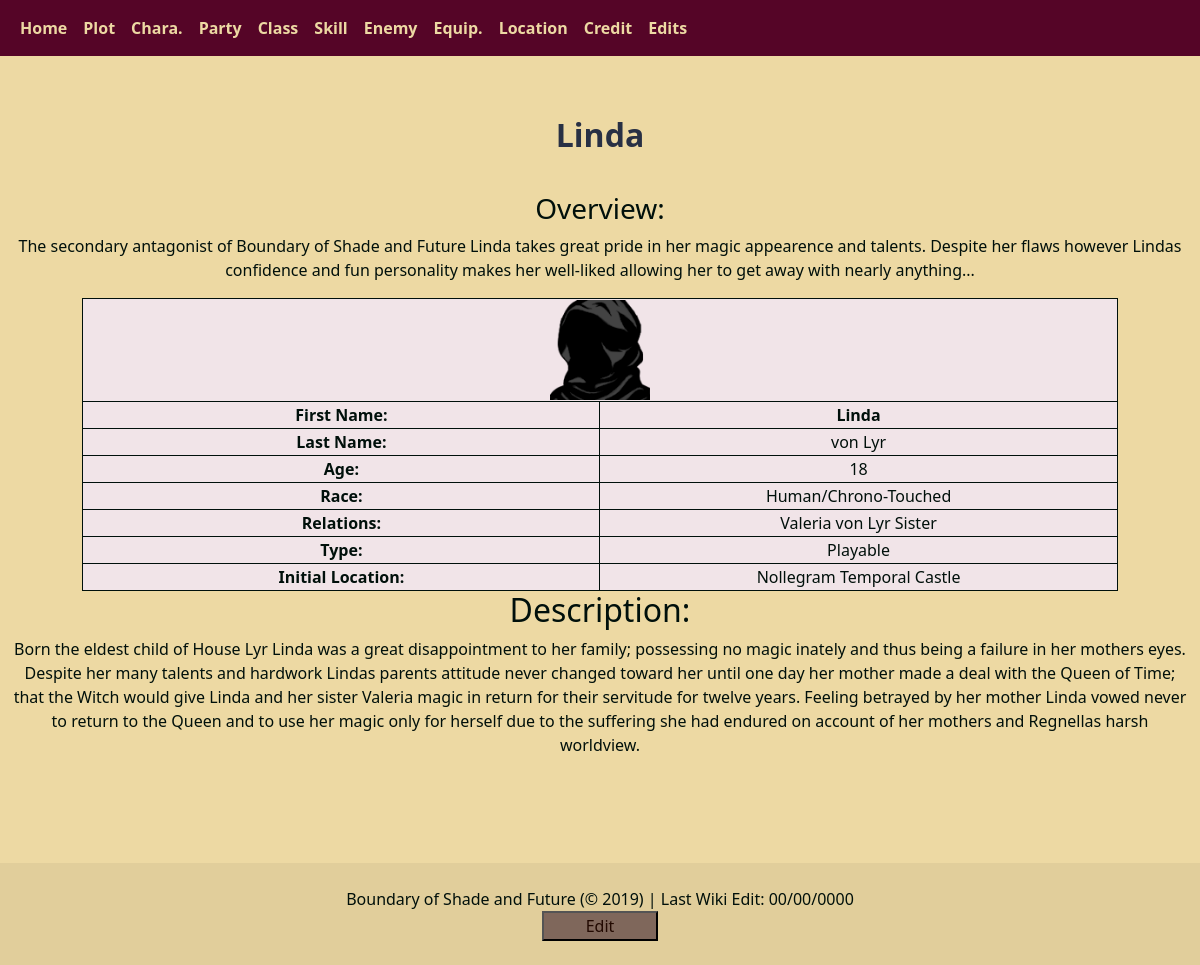
The page /home/characters/Linda on the database as committed earlier.
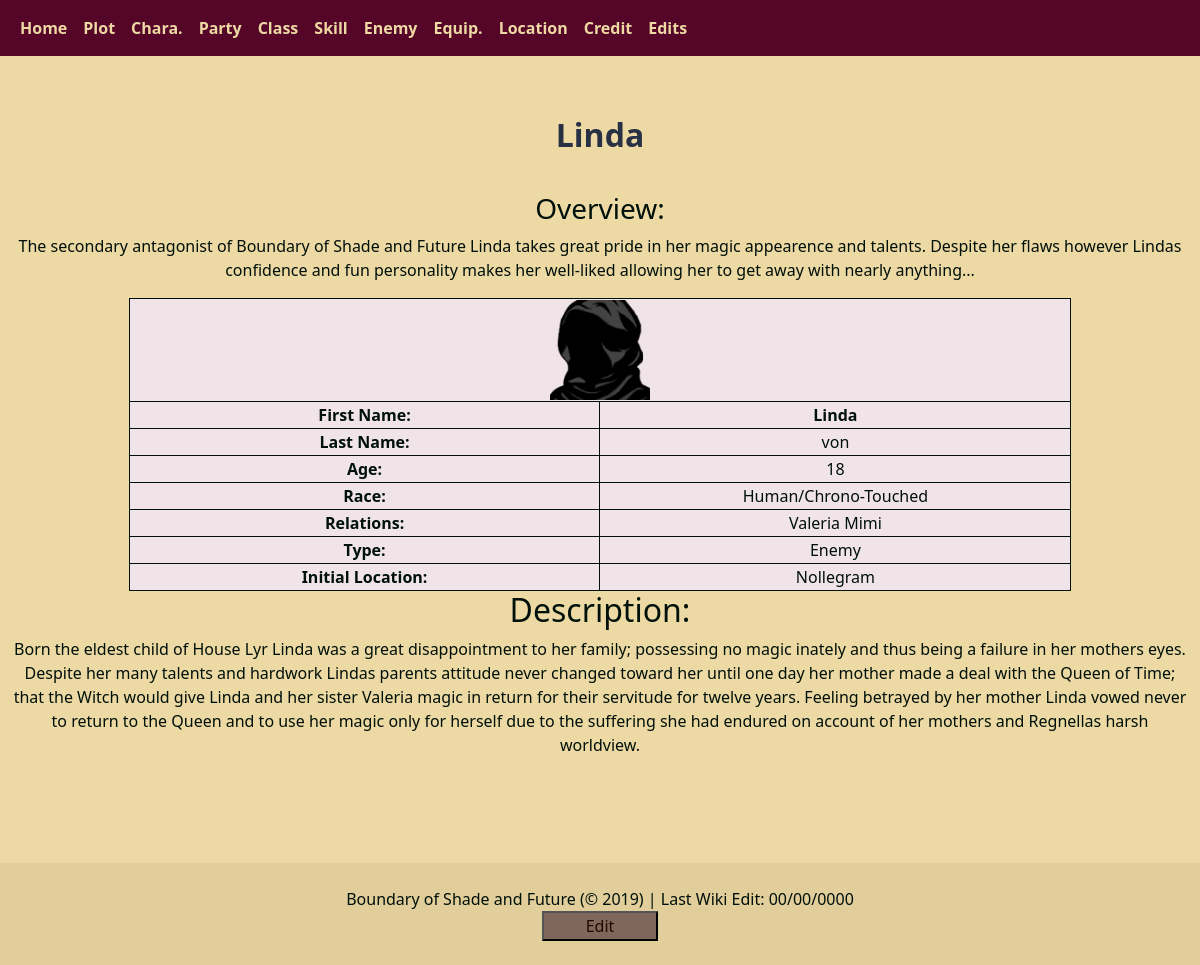
The same page on the database as committed later.
### tables this page shows
CREATE TABLE Characters (CharID INTEGER PRIMARY KEY ASC AUTOINCREMENT NOT NULL, FirstName TEXT (20) NOT NULL, Surname TEXT (20), Age INTEGER (4), Race TEXT (20), Family TEXT (120), Type TEXT (8) NOT NULL, Location TEXT (200), Overview TEXT (250), Description TEXT (800), Img TEXT (24));

### app.py (the view)
@app.route('/home/Characters/<name>')
@app.route('/home/characters/<name>')
def character(name=None):
    sName = name
    address = 'charEdit'
    return accessChar(name, address)

### python/databaseFunctions.py (called while the page is built)
def openDatabase():
    base = os.path.abspath(os.path.dirname(__name__))
    db_location = base + "\database\RegnellaDB.db"
    database = getattr(g, 'database', None)
    if database is None:
        database = sqlite3.connect(db_location)
        g.database = database
    return database

def stringFormat(stringy):
    stringy = stringy.replace("(", "")
    stringy = stringy.replace(")", "")
    stringy = stringy.replace("'", "")
    stringy = stringy.replace('"', '')
    stringy = stringy.replace(",", "")
    print(stringy)
    stringy = stringy.replace("<br>", "\n")
    print(stringy)
    return stringy

### templates/PageHTML/individCharPage.html (shortened to what this page needs)
{% extends '/TemplateHTML/IndividualPages.html' %}
    {% block header %}
        <h2 class="pageTitle">{{ name }}</h2>
        <h3 id="sectionTitle">Overview:</h3>
        <p>
        {{ overview }}
        </p>
        <table class="headerTable">
            <tr>
                <th class="bodyRow" colspan="2"><img src="/static/img/{{ img }}.png" alt="Character Img" width="100" height="100"></th>
            </tr>
            <tr>
                <th class="bodyRow">First Name:</th>
                <th class="bodyRow">{{ firstName }}</th>
            </tr>
            <tr>
                <th class="bodyRow">Last Name:</th>
                <td class="bodyRow">{{ lastName }}</td>
            </tr>
            <tr>
                <th class="bodyRow">Age:</th>
                <td class="bodyRow">{{ age }}</td>
            </tr>
            <tr>
                <th class="bodyRow">Race:</th>
                <td class="bodyRow">{{ race }}</td>
            </tr>
            <tr>
                <th class="bodyRow">Relations:</th>
                <td class="bodyRow">{{ family }}</td>
            </tr>
            <tr>
                <th class="bodyRow">Type:</th>
                <td class="bodyRow">{{ type }}</td>
            </tr>
            <tr>
                <th class="bodyRow">Initial Location:</th>
                <td class="bodyRow">{{ location }}</td>
            </tr>
        </table>
    {% endblock header %}
    {% block content %}
        <div class="individOverview">
            <h2 id="sectionTitle">Description:</h2>
            <p>{{ description }}
            </p>
        </div>
    {% endblock content %}

### templates/TemplateHTML/IndividualPages.html (shortened to what this page needs)
{% extends '/globalElements.html' %}
                    {% block footer %}
                        {% if address != 'Edit' %}
                            Boundary of Shade and Future (© 2019) | Last Wiki Edit: 00/00/0000
                            <form action="{{ url_for( address, name=name ) }}">
                                <input id="editButton" type="submit" value="Edit">
                            </form>
                        {% else %}
                            Boundary of Shade and Future (© 2019) | Last Wiki Edit: 00/00/0000
                            <form action="{{ url_for( "home" ) }}"  method="post">
                                <input id="editButton" type="submit" value="Submit">
                            </form>
                        {% endif %}
                    {% endblock footer %}

### templates/globalElements.html (shortened to what this page needs)
<!DOCTYPE html>
<html lang="en">
    <head>
	    <link href="{{ url_for('static', filename='css/bootstrap.min.css') }}" rel="stylesheet">
        <link href="{{ url_for('static', filename='css/styles/globalStyle.css') }}" rel="stylesheet">
        <nav class="navbar navbar-expand-lg bg-body-tertiary">
          <div class="container-fluid">
            <div class="collapse navbar-collapse" id="navbarSupportedContent">
              <ul class="navbar-nav me-auto mb-2 mb-lg-0">
                <li class="nav-item">
                  <a class="nav-link active" aria-current="page" href="{{ url_for('home') }}">Home</a>
                </li>
                <li class="nav-item">
                  <a class="nav-link active" href="{{ url_for('plotOverview') }}">Plot</a>
                </li>
                <li class="nav-item">
                  <a class="nav-link active" href="{{ url_for('charactersPage') }}">Chara.</a>
                </li>
                  <li class="nav-item">
                  <a class="nav-link active" href="{{ url_for('partyMembers') }}">Party</a>
                </li>
                  <li class="nav-item">
                  <a class="nav-link active" href="{{ url_for('classesPage') }}">Class</a>
                </li>
                  <li class="nav-item">
                  <a class="nav-link active" href="{{ url_for('skillsPage') }}">Skill</a>
                </li>
                  <li class="nav-item">
                  <a class="nav-link active" href="{{ url_for('enemiesPage') }}">Enemy</a>
                </li>
                  <li class="nav-item">
                  <a class="nav-link active" href="{{ url_for('equipmentPage') }}">Equip.</a>
                </li>
                  <li class="nav-item">
                  <a class="nav-link active" href="{{ url_for('locPage') }}">Location</a>
                </li>
                  <li class="nav-item">
                  <a class="nav-link active" href="{{ url_for('credits') }}">Credit</a>
                </li>
                  <li class="nav-item">
                  <a class="nav-link active" href="{{ url_for('editLog') }}">Edits</a>
                </li>
              </ul>
            </div>
          </div>
        </nav>
    </head>
    <body>
        <div class="container-fluid">
            <header>
                {% block header %}Header{% endblock header %}
            </header>
              <main>
                {% block content %}<p>Main Body of Text</p>{% endblock content %}
              </main>
        </div>
    </body>
    <footer class="pageFooter">
        <div class="text-center p-4" style="background-color: rgba(0, 0, 0, 0.05);">
            {% block footer %}Boundary of Shade and Future (© 2019) | Wiki Launched: 17/12/2024{% endblock footer %}
        </div>
    </footer>
</html>

### static/css/styles/globalStyle.css (style rules this page uses)
body { background-color: #EDD9A3 !important; color: #00100B !important; text-align: center !important; }
.navbar { background-color: #550527 !important; color: #EDD9A3 !important; align-content: center !important; width: 100% !important; }
.nav-link { color: #EDD9A3 !important; font-weight: bolder !important; }
.pageFooter { padding-top: 90px !important; }
.pageTitle { color: #283044 !important; padding-top: 60px !important; padding-bottom: 30px !important; font-weight: bold !important; }
.headerTable { margin: 0 auto !important; color: #00100B !important; background-color: #F1E4E8 !important; border: 1px solid #00100B !important; border-collapse: collapse !important; }
.bodyRow { text-align: center !important;; width: 20% !important;; border: 1px groove #00100B !important; border-collapse: collapse !important; }
#editButton { margin: 0 40px; width: 10%; height: auto; background-color: #7F675B; color: #220901; }

Rows that differ between the two databases and show on the page:
changed Characters "Linda": Overview (not shown) → "The secondary antagonist of Boundary of Shade and Future Linda takes great pride in her magic appearence and talents. Despite her flaws however Lindas confidence and fun personality makes her well-liked allowing her to get away with nearly anything..."; Surname "von Lyr" → "von"; Type "Playable" → "Enemy"; Location (not shown) → "Nollegram"; Description (not shown) → "Born the eldest child of House Lyr Linda was a great disappointment to her family; possessing no magic inately and thus being a failure in her mothers eyes. Despite her many talents and hardwork Lindas parents attitude never changed toward her until one day her mother made a deal with the Queen of Time; that the Witch would give Linda and her sister Valeria magic in return for their servitude for twelve years. Feeling betrayed by her mother Linda vowed never to return to the Queen and to use her magic only for herself due to the suffering she had endured on account of her mothers and Regnellas harsh worldview."
Other text that changed with them:
{{ family }}: "Valeria von Lyr Sister" → "Valeria Mimi"
{{ overview }}: "The secondary antagonist of Boundary of Shade and Future Linda takes great pride in her magic appearence and talents. Despite her flaws however Lindas confidence and fun personality makes her well-liked allowing her to get away with nearly anything..." → (not shown)
{{ location }}: "Nollegram Temporal Castle" → (not shown)
{{ description }}: "Born the eldest child of House Lyr Linda was a great disappointment to her family; possessing no magic inately and thus being a failure in her mothers eyes. Despite her many talents and hardwork Lindas parents attitude never changed toward her until one day her mother made a deal with the Queen of Time; that the Witch would give Linda and her sister Valeria magic in return for their servitude for twelve years. Feeling betrayed by her mother Linda vowed never to return to the Queen and to use her magic only for herself due to the suffering she had endured on account of her mothers and Regnellas harsh worldview." → (not shown)
